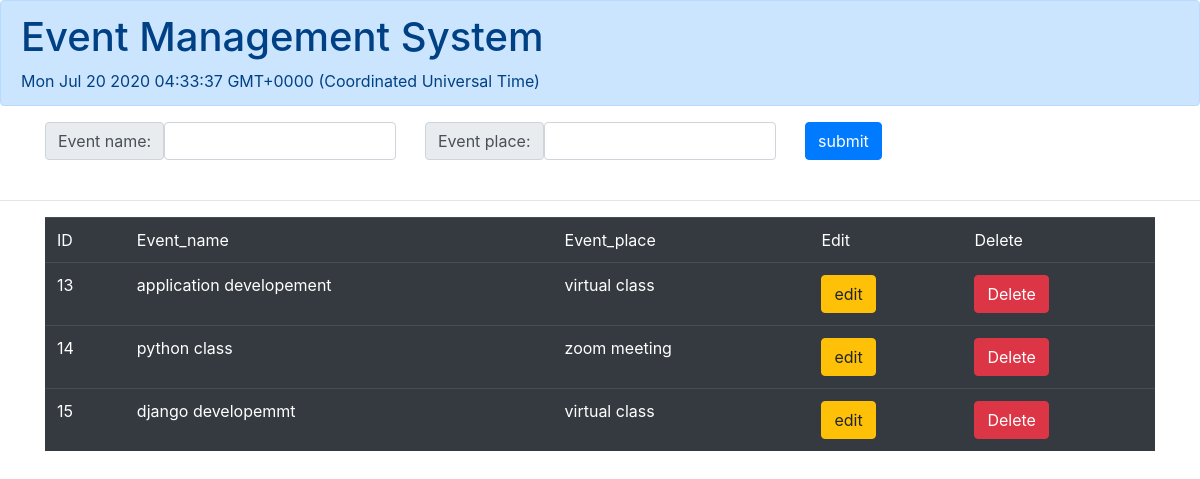
Page /eventpage/ on the committed database.
### event/models.py (models this page shows, shortened)
class Event(models.Model):
    event_id = models.AutoField(primary_key= True)
    event_name  = models.CharField(max_length= 50)
    event_place  = models.CharField(max_length= 50)

### event/views.py (the view, shortened to what this page needs)
# urls.py: path('eventpage/', EventView.as_view())  ### best proximity
class EventView(View):
    def get(self, request):
        event_obj = Event.objects.all()
        response_list = []
        for events in event_obj:
            response_list.append({"event_id": events.event_id, "event_name": events.event_name, "event_place": events.event_place })
        return render(request,  'event_page.html', context={"event_list": response_list, "logged_in":request.user.get_username() } )

### event/templates/event_page.html (shortened to what this page needs)
{% load static %}
<html>
    <head>
        <link rel="stylesheet" href="https://stackpath.bootstrapcdn.com/bootstrap/4.3.1/css/bootstrap.min.css">
 </head>
<body>
    <div class="alert alert-primary" role="alert">
        <h1> Event Management System
        </h1>
       <marquee> <span id="current_time">  </span> </marquee>
      </div>
<div class="container">
    <div class="row">
      <div class="col-sm">
        <div class="input-group-prepend">
            <span class="input-group-text" id="">Event name:</span>
            <input type="text" id="event_name" class="form-control">
        </div>
      </div>
      <div class="col-sm">
        <div class="input-group-prepend">
            <span class="input-group-text" id="">Event place: </span>
            <input type="text" id="event_place" class="form-control">
        </div>
      </div>
      <div class="col-sm">
        <input type="button" value="submit" class="btn btn-primary" onclick="event_save_edit_delete('add')">
      </div>
    </div>
  </div>
<br>
<hr>
<div class="container">
<table class="table table-dark">
    <tr>
        <td>ID</td> <td>Event_name</td><td>Event_place</td>
        <td> Edit </td>
        <td> Delete</td>
    </tr>
    {% for each_event in event_list %}
    <tr>
        <td> {{each_event.event_id}}  </td> <td> {{each_event.event_name}} </td><td>{{each_event.event_place}}</td>
        <td> <input type="button" value="edit" class="btn btn-warning" onclick="edit(this)"> </td>
        <td> <input type="button" value="Delete" class="btn btn-danger" onclick="event_save_edit_delete('delete', '{{each_event.event_id}}')"> </td>
    </tr>
    {% endfor %}
</table>
</div>
</body>
</html>

### rows in the picture
Event: event_name "application developement", event_place "virtual class"
Event: event_name "python class", event_place "zoom meeting"
Event: event_name "django developemmt", event_place "virtual class"

### other values in the picture
{{ each_event.event_id }} "13" "14" "15"
